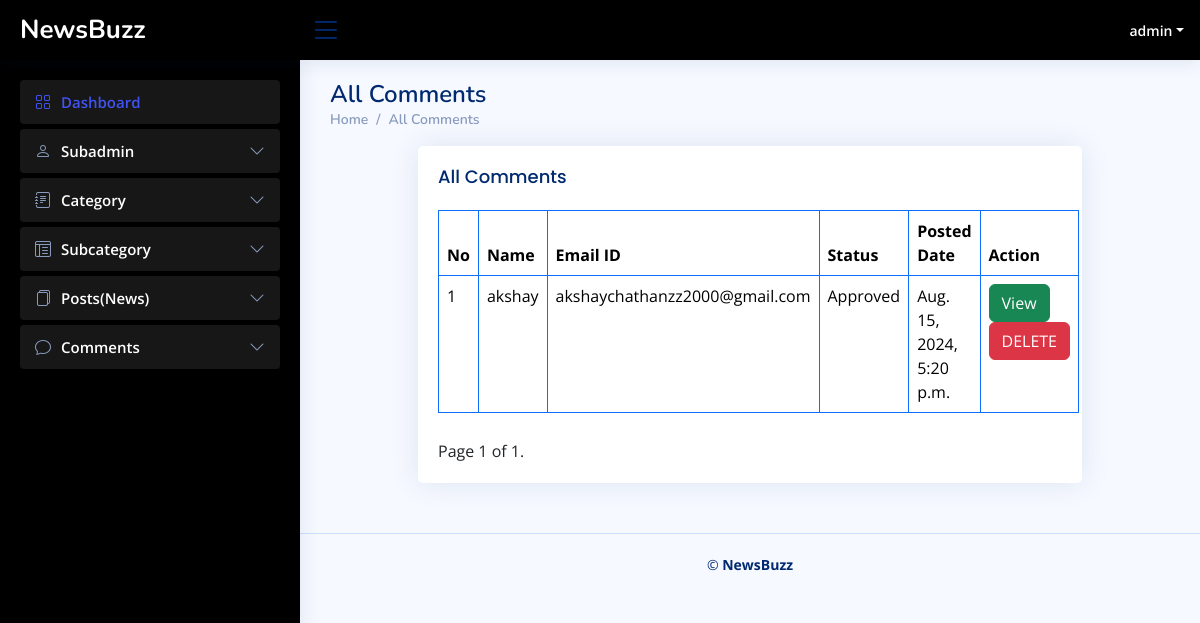
The app's page /commentsview (signed in) with its own data.
### newsapp/models.py (models this page shows)
class Comments(models.Model):
    news_id = models.ForeignKey(News, on_delete=models.CASCADE)
    comment = models.TextField()
    name = models.CharField(max_length=250)
    email = models.CharField(max_length=250)
    status = models.CharField(max_length=250,blank=True)
    posted_date= models.DateTimeField(auto_now_add=True)
    updated_at = models.DateTimeField(auto_now=True)

### newsportalprj/adminviews.py (the view)
# urls.py: path('commentsview',adminviews.commentviews,name='commentsview'),
@login_required(login_url = 'index')
def commentviews(request):
    comment=Comments.objects.all()
    paginator = Paginator(comment, 10)
    page_number = request.GET.get('page')
    try:
        comment = paginator.page(page_number)
    except PageNotAnInteger:
        comment = paginator.page(1)
    except EmptyPage:
        comment = paginator.page(paginator.num_pages)
    context={
        'comm':comment
    }
    return render(request,'admin/comments.html',context)

### templates/admin/comments.html (shortened to what this page needs)
{% extends 'base.html' %}
{% block content %}
  <div class="pagetitle">
      <h1>All Comments</h1>
      <nav>
        <ol class="breadcrumb">
          <li class="breadcrumb-item"><a href="{% url 'dashboard' %}">Home</a></li>
          <li class="breadcrumb-item">All Comments</li>
        </ol>
      </nav>
    </div>
    <section class="section">
      <div class="row">
        <div class="col-lg-12" style="padding-left: 100px;padding-right: 100px;">
          <div class="card">
            <div class="card-body">
              <h5 class="card-title">All Comments</h5>
              <table class="table table-bordered border-primary">
                <thead>
                    <tr>
                        <th style="font-weight: bolder;"> No </th>
                        <th style="font-weight: bolder;"> Name</th>
                        <th style="font-weight: bolder;"> Email ID</th>
                        <th style="font-weight: bolder;"> Status</th>
                        <th style="font-weight: bolder;"> Posted Date </th>
                        <th style="font-weight: bolder;">Action </th>
                      </tr>
                </thead>
                <tbody>
                    {% for i in comm %}
                    <tr>
                      <td> {{ forloop.counter }}</td>
                      <td>{{i.name}}</td>
                      <td>{{i.email}}</td>
                      <td>
                        {% if i.status %}
                            {% if i.status == 'Approved' %}
                               Approved
                            {% elif i.status == 'Unapproved' %}
                               Unapproved
                            {% endif %}
                        {% else %}
                            Not Action Taken Yet
                        {% endif %}
                    </td>
                      <td>{{i.posted_date}}</td>
                      <td><a href="{% url 'viewcomment' i.id %}" class="btn btn-success">
                          View</a> <a href="{% url 'commentdelete' i.id %}" class="btn btn-danger">
                              DELETE</a></td>
                    </tr>{% endfor %}
                </tbody>
              </table>
              <div class="pagination" style="padding-top: 10px;text-align: center;">
                <span class="step-links">
                    <span class="current">
                        Page {{ comm.number }} of {{ comm.paginator.num_pages }}.
                    </span>
                </span>
            </div>
            </div>
          </div>
        </div>
      </div>
    </section>  {% endblock %}

### static/assets/css/style.css (style rules this page uses)
:root { scroll-behavior: smooth; }
body { font-family: "Open Sans", sans-serif; background: #f6f9ff; color: #444444; }
a { color: #4154f1; text-decoration: none; }
h1, h2, h3, h4, h5, h6 { font-family: "Nunito", sans-serif; }
.pagetitle { margin-bottom: 10px; }
.pagetitle h1 { font-size: 24px; margin-bottom: 0; font-weight: 600; color: #012970; }
.card { margin-bottom: 30px; border: none; border-radius: 5px; box-shadow: 0px 0 30px rgba(1, 41, 112, 0.1); }
.card-title { padding: 20px 0 15px 0; font-size: 18px; font-weight: 500; color: #012970; font-family: "Poppins", sans-serif; }
.card-body { padding: 0 20px 20px 20px; }
.breadcrumb { font-size: 14px; font-family: "Nunito", sans-serif; color: #899bbd; font-weight: 600; }
.breadcrumb a { color: #899bbd; transition: 0.3s; }
.breadcrumb .breadcrumb-item::before { color: #899bbd; }

### records on screen
Comments: name "akshay", email "akshaychathanzz2000@gmail.com", status "Approved", posted_date "Aug. 15, 2024, 5:20 p.m."

### other values on screen
{{ comm.number }} "1"
{{ comm.paginator.num_pages }} "1"
